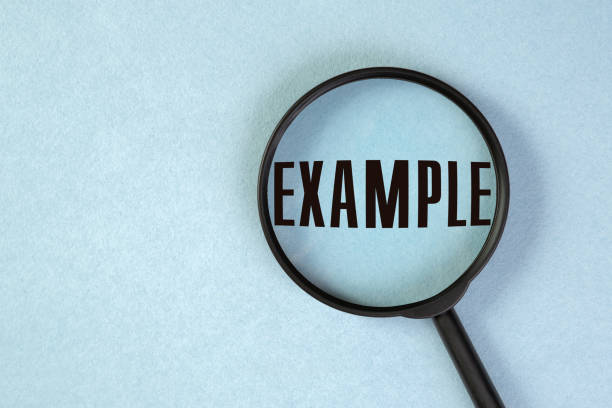
#> input picture jibran/native/example.jpg, 612 x 408 px
$ python test.py
#> lines starting #> are read from the running program, lines starting #| are printed output that depends on the picture
#> in run_demonstration, original_image is the input picture: PIL image 612x408 RGB; mean R, G, B 171.4, 198.3, 209.7
### jibran/native/grayscale.py
from PIL import Image

def grayscale(image: Image.Image) -> Image.Image:
    """
    Converts the image to grayscale.
    :param image: A PIL Image object.
    :return: A grayscaled PIL Image object.
    """
    return image.convert('L')
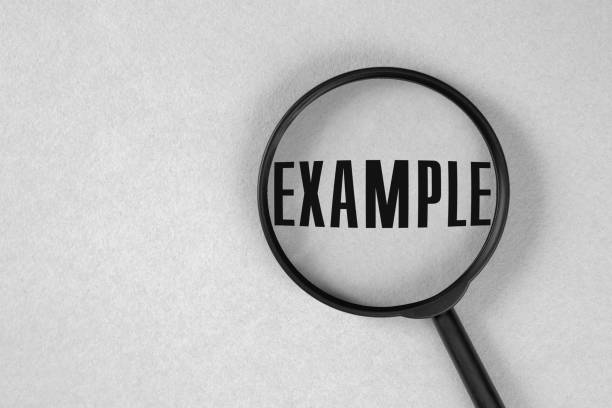
#> returned value: PIL image 612x408 L; min 0, max 239, mean 191.5

### jibran/native/hflip.py
from PIL import Image

def hflip(image: Image.Image) -> Image.Image:
    """
    Horizontally flips the image.
    :param image: A PIL Image object.
    :return: A horizontally flipped PIL Image object.
    """
    return image.transpose(Image.FLIP_LEFT_RIGHT)
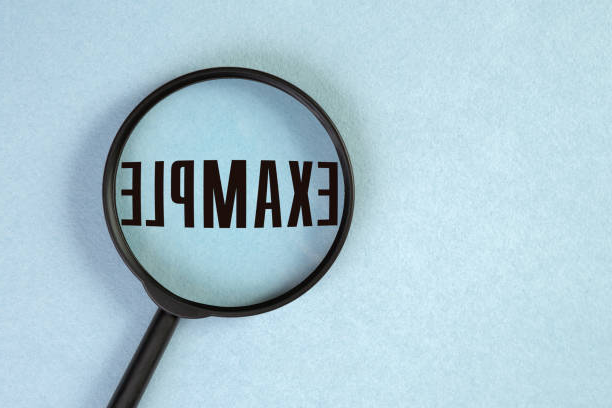
#> returned value: PIL image 612x408 RGB; mean R, G, B 171.4, 198.3, 209.7

### jibran/native/vflip.py
from PIL import Image

def vflip(image: Image.Image) -> Image.Image:
    """
    Vertically flips the image.
    :param image: A PIL Image object.
    :return: A vertically flipped PIL Image object.
    """
    return image.transpose(Image.FLIP_TOP_BOTTOM)
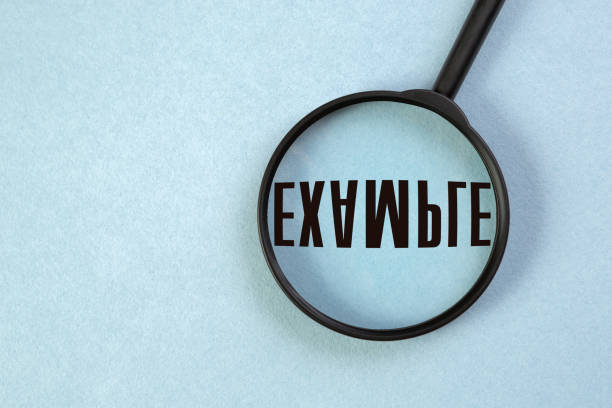
#> returned value: PIL image 612x408 RGB; mean R, G, B 171.4, 198.3, 209.7

### jibran/native/rotate.py
from PIL import Image

def rotate(image: Image.Image, degrees: float) -> Image.Image:
    """
    Rotates the image by a certain number of degrees.
    :param image: A PIL Image object.
    :param degrees: The number of degrees to rotate the image.
    :return: A rotated PIL Image object.
    """
#> called with degrees = 90
    return image.rotate(degrees, expand=True)
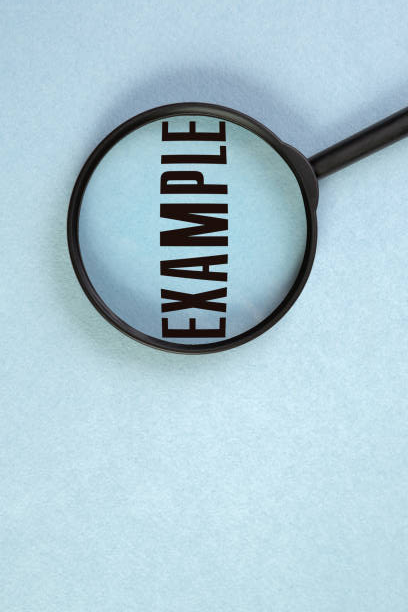
#> returned value: PIL image 408x612 RGB; mean R, G, B 171.4, 198.3, 209.7

### jibran/native/resize.py
from PIL import Image
from typing import Tuple

def resize(image: Image.Image, size: Tuple[int, int]) -> Image.Image:
    """
    Resizes the image to a given size.
    :param image: A PIL Image object.
    :param size: A tuple (width, height) for the new size.
    :return: A resized PIL Image object.
    """
#> called with size = (300, 300)
    return image.resize(size)
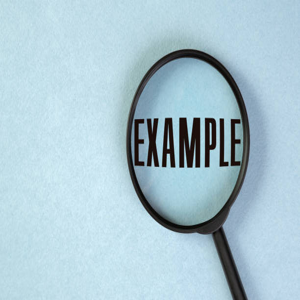
#> returned value: PIL image 300x300 RGB; mean R, G, B 171.4, 198.3, 209.7

### jibran/native/sharpness.py
from PIL import Image, ImageEnhance

def sharpness(image: Image.Image, factor: float) -> Image.Image:
    """
    Adjusts the sharpness of the image.
    :param image: A PIL Image object.
    :param factor: A floating point value controlling the enhancement.
                   Factor 1.0 always returns a copy of the original image,
                   lower factors mean less sharp, and higher values more sharp.
    :return: A sharpness-adjusted PIL Image object.
    """
#> called with factor = 2
    enhancer = ImageEnhance.Sharpness(image)
    return enhancer.enhance(factor)
#> returned value: PIL image 612x408 RGB

### jibran/native/saturation.py
from PIL import Image, ImageEnhance

def saturation(image: Image.Image, factor: float) -> Image.Image:
    """
    Adjusts the saturation of the image.
    :param image: A PIL Image object.
    :param factor: A floating point value controlling the enhancement.
                   Factor 1.0 always returns a copy of the original image,
                   lower factors mean less color (0.0 is black and white),
                   and higher values more color.
    :return: A saturation-adjusted PIL Image object.
    """
#> called with factor = 2
    enhancer = ImageEnhance.Color(image)
    return enhancer.enhance(factor)
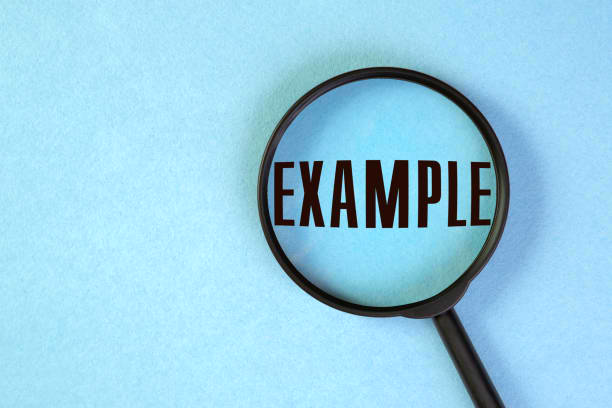
#> returned value: PIL image 612x408 RGB; mean R, G, B 151.3, 205.1, 227

### jibran/native/test.py
from PIL import Image
import os

# Import all the native functions
from hflip import hflip
from vflip import vflip
from grayscale import grayscale
from rotate import rotate
from resize import resize
from sharpness import sharpness
from saturation import saturation

def run_demonstration():
    """
    Loads an image and demonstrates each of the native image transformation functions.
    The output of each transformation is saved to a new file and displayed.
    """
        # Load the original image
    original_image = Image.open("example.jpg")
    print("Original image loaded.")

    # Create an output directory if it doesn't exist
    output_dir = "jibran/native/test_outputs"
    if not os.path.exists(output_dir):
        os.makedirs(output_dir)

    # --- 1. Grayscale ---
    print("Applying grayscale...")
    grayscale_image = grayscale(original_image)
    grayscale_image.save(os.path.join(output_dir, "example_grayscale.jpg"))
    grayscale_image.show()

    # --- 2. Horizontal Flip ---
    print("Applying horizontal flip...")
    hflip_image = hflip(original_image)
    hflip_image.save(os.path.join(output_dir, "example_hflip.jpg"))
    hflip_image.show()

    # --- 3. Vertical Flip ---
    print("Applying vertical flip...")
    vflip_image = vflip(original_image)
    vflip_image.save(os.path.join(output_dir, "example_vflip.jpg"))
    vflip_image.show()

    # --- 4. Rotate ---
    print("Applying 90-degree rotation...")
    rotate_image = rotate(original_image, 90)
    rotate_image.save(os.path.join(output_dir, "example_rotate_90.jpg"))
    rotate_image.show()

    # --- 5. Resize ---
    print("Applying resize to (300, 300)...")
    resize_image = resize(original_image, (300, 300))
    resize_image.save(os.path.join(output_dir, "example_resize_300x300.jpg"))
    resize_image.show()

    # --- 6. Sharpness ---
    print("Applying sharpness enhancement (factor 2.0)...")
    sharpness_image = sharpness(original_image, 2.0)
    sharpness_image.save(os.path.join(output_dir, "example_sharpness_2.0.jpg"))
    sharpness_image.show()

    # --- 7. Saturation ---
    print("Applying saturation enhancement (factor 2.0)...")
    saturation_image = saturation(original_image, 2.0)
    saturation_image.save(os.path.join(output_dir, "example_saturation_2.0.jpg"))
    saturation_image.show()

    print(f"\nAll transformed images have been saved in the '{output_dir}' directory.")

if __name__ == "__main__":
    run_demonstration()
